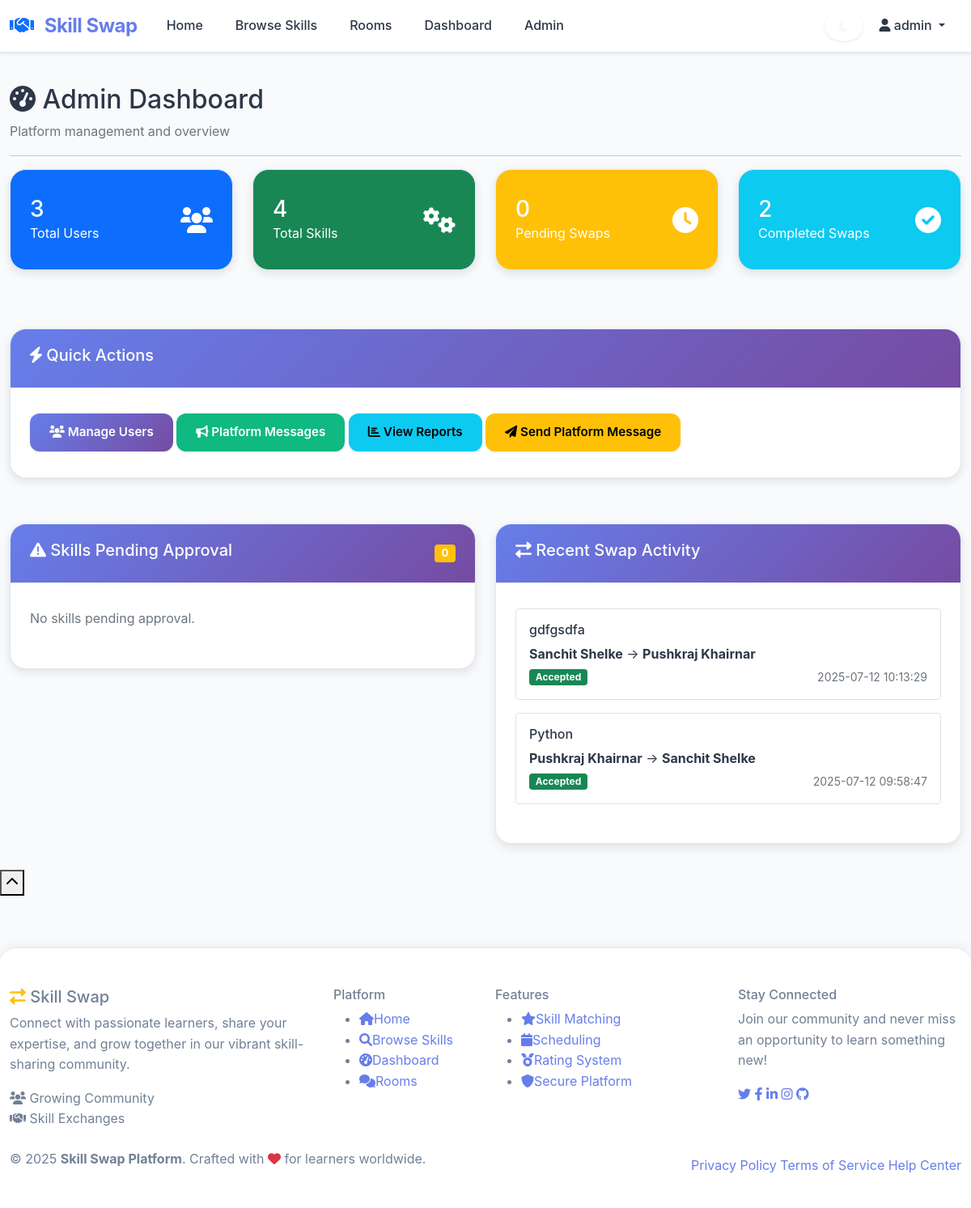
The page /admin (signed in) on the database its author committed.
### tables this page shows
CREATE TABLE swap_requests (
            id INTEGER PRIMARY KEY AUTOINCREMENT,
            requester_id INTEGER,
            provider_id INTEGER,
            offered_skill_id INTEGER,
            wanted_skill TEXT,
            message TEXT,
            status TEXT DEFAULT 'pending',
            created_at TIMESTAMP DEFAULT CURRENT_TIMESTAMP,
            updated_at TIMESTAMP DEFAULT CURRENT_TIMESTAMP,
            FOREIGN KEY (requester_id) REFERENCES users (id),
            FOREIGN KEY (provider_id) REFERENCES users (id),
            FOREIGN KEY (offered_skill_id) REFERENCES skills_offered (id)
        );

CREATE TABLE skills_offered (
            id INTEGER PRIMARY KEY AUTOINCREMENT,
            user_id INTEGER,
            skill_name TEXT NOT NULL,
            description TEXT,
            is_approved INTEGER DEFAULT 1,
            created_at TIMESTAMP DEFAULT CURRENT_TIMESTAMP,
            FOREIGN KEY (user_id) REFERENCES users (id)
        );

CREATE TABLE users (
            id INTEGER PRIMARY KEY AUTOINCREMENT,
            username TEXT UNIQUE NOT NULL,
            email TEXT UNIQUE NOT NULL,
            password_hash TEXT NOT NULL,
            name TEXT NOT NULL,
            location TEXT,
            profile_photo TEXT,
            is_public INTEGER DEFAULT 1,
            availability TEXT,
            is_admin INTEGER DEFAULT 0,
            is_banned INTEGER DEFAULT 0,
            created_at TIMESTAMP DEFAULT CURRENT_TIMESTAMP
        );

### app.py (the view)
@app.route('/admin')
def admin_dashboard():
    if 'user_id' not in session or not session.get('is_admin'):
        flash('Access denied!')
        return redirect(url_for('login'))
    conn = get_db_connection()
    stats = {
        'total_users': conn.execute('SELECT COUNT(*) as count FROM users WHERE is_admin = 0').fetchone()['count'],
        'total_skills': conn.execute('SELECT COUNT(*) as count FROM skills_offered').fetchone()['count'],
        'pending_swaps': conn.execute('SELECT COUNT(*) as count FROM swap_requests WHERE status = "pending"').fetchone()['count'],
        'completed_swaps': conn.execute('SELECT COUNT(*) as count FROM swap_requests WHERE status = "accepted"').fetchone()['count']
    }
    unapproved_skills = conn.execute('''
        SELECT so.*, u.name, u.username
        FROM skills_offered so
        JOIN users u ON so.user_id = u.id
        WHERE so.is_approved = 0
        ORDER BY so.created_at DESC
    ''').fetchall()
    recent_swaps = conn.execute('''
        SELECT sr.*, u1.name as requester_name, u2.name as provider_name, so.skill_name
        FROM swap_requests sr
        JOIN users u1 ON sr.requester_id = u1.id
        JOIN users u2 ON sr.provider_id = u2.id
        JOIN skills_offered so ON sr.offered_skill_id = so.id
        ORDER BY sr.created_at DESC
        LIMIT 10
    ''').fetchall()
    conn.close()
    return render_template('admin_dashboard.html', stats=stats,
                         unapproved_skills=unapproved_skills, recent_swaps=recent_swaps)

### app.py (called while the page is built)
def get_db_connection():
    conn = sqlite3.connect('skillswap.db')
    conn.row_factory = sqlite3.Row
    return conn

### templates/admin_dashboard.html (shortened to what this page needs)
{% extends "base.html" %}
{% block content %}
<div class="row">
    <div class="col-md-12">
        <h2><i class="fas fa-tachometer-alt"></i> Admin Dashboard</h2>
        <p class="text-muted">Platform management and overview</p>
        <hr>
    </div>
</div>
<div class="row mb-4">
    <div class="col-lg-3 col-md-6 mb-3">
        <div class="card bg-primary text-white">
            <div class="card-body">
                <div class="d-flex justify-content-between align-items-center">
                    <div>
                        <h3 class="mb-0">{{ stats.total_users }}</h3>
                        <p class="mb-0">Total Users</p>
                    </div>
                    <i class="fas fa-users fa-2x"></i>
                </div>
            </div>
        </div>
    </div>
    <div class="col-lg-3 col-md-6 mb-3">
        <div class="card bg-success text-white">
            <div class="card-body">
                <div class="d-flex justify-content-between align-items-center">
                    <div>
                        <h3 class="mb-0">{{ stats.total_skills }}</h3>
                        <p class="mb-0">Total Skills</p>
                    </div>
                    <i class="fas fa-cogs fa-2x"></i>
                </div>
            </div>
        </div>
    </div>
    <div class="col-lg-3 col-md-6 mb-3">
        <div class="card bg-warning text-white">
            <div class="card-body">
                <div class="d-flex justify-content-between align-items-center">
                    <div>
                        <h3 class="mb-0">{{ stats.pending_swaps }}</h3>
                        <p class="mb-0">Pending Swaps</p>
                    </div>
                    <i class="fas fa-clock fa-2x"></i>
                </div>
            </div>
        </div>
    </div>
    <div class="col-lg-3 col-md-6 mb-3">
        <div class="card bg-info text-white">
            <div class="card-body">
                <div class="d-flex justify-content-between align-items-center">
                    <div>
                        <h3 class="mb-0">{{ stats.completed_swaps }}</h3>
                        <p class="mb-0">Completed Swaps</p>
                    </div>
                    <i class="fas fa-check-circle fa-2x"></i>
                </div>
            </div>
        </div>
    </div>
</div>
<div class="row mb-4">
    <div class="col-md-12">
        <div class="card">
            <div class="card-header">
                <h5><i class="fas fa-bolt"></i> Quick Actions</h5>
            </div>
            <div class="card-body">
                <div class="d-grid gap-2 d-md-block">
                    <a href="{{ url_for('admin_users') }}" class="btn btn-primary">
                        <i class="fas fa-users"></i> Manage Users
                    </a>
                    <a href="{{ url_for('admin_messages') }}" class="btn btn-success">
                        <i class="fas fa-bullhorn"></i> Platform Messages
                    </a>
                    <a href="{{ url_for('admin_reports') }}" class="btn btn-info">
                        <i class="fas fa-chart-bar"></i> View Reports
                    </a>
                    <button class="btn btn-warning" data-bs-toggle="modal" data-bs-target="#sendMessageModal">
                        <i class="fas fa-paper-plane"></i> Send Platform Message
                    </button>
                </div>
            </div>
        </div>
    </div>
</div>
<div class="row">
    <div class="col-lg-6">
        <div class="card">
            <div class="card-header d-flex justify-content-between align-items-center">
                <h5><i class="fas fa-exclamation-triangle"></i> Skills Pending Approval</h5>
                <span class="badge bg-warning">{{ unapproved_skills|length }}</span>
            </div>
            <div class="card-body">
                {% if unapproved_skills %}
                    {% for skill in unapproved_skills %}
                        <div class="skill-item mb-3 p-3 border rounded">
                            <h6>{{ skill.skill_name }}</h6>
                            <p class="mb-2 text-muted">{{ skill.description or 'No description' }}</p>
                            <small class="text-muted d-block mb-2">
                                <i class="fas fa-user"></i> {{ skill.name }} (@{{ skill.username }})
                            </small>
                            <div class="btn-group btn-group-sm">
                                <a href="{{ url_for('admin_approve_skill', skill_id=skill.id, action='approve') }}"
                                   class="btn btn-success">
                                    <i class="fas fa-check"></i> Approve
                                </a>
                                <a href="{{ url_for('admin_approve_skill', skill_id=skill.id, action='reject') }}"
                                   class="btn btn-danger"
                                   onclick="return confirm('Are you sure you want to reject this skill?')">
                                    <i class="fas fa-times"></i> Reject
                                </a>
                            </div>
                        </div>
                    {% endfor %}
                {% else %}
                    <p class="text-muted">No skills pending approval.</p>
                {% endif %}
            </div>
        </div>
    </div>
    <div class="col-lg-6">
        <div class="card">
            <div class="card-header">
                <h5><i class="fas fa-exchange-alt"></i> Recent Swap Activity</h5>
            </div>
            <div class="card-body">
                {% if recent_swaps %}
                    {% for swap in recent_swaps %}
                        <div class="swap-item mb-3 p-3 border rounded">
                            <h6>{{ swap.skill_name }}</h6>
                            <p class="mb-1">
                                <strong>{{ swap.requester_name }}</strong> → <strong>{{ swap.provider_name }}</strong>
                            </p>
                            <div class="d-flex justify-content-between align-items-center">
                                <span class="badge bg-{{ 'warning' if swap.status == 'pending' else 'success' if swap.status == 'accepted' else 'danger' }}">
                                    {{ swap.status.title() }}
                                </span>
                                <small class="text-muted">{{ swap.created_at }}</small>
                            </div>
                        </div>
                    {% endfor %}
                {% else %}
                    <p class="text-muted">No recent swap activity.</p>
                {% endif %}
            </div>
        </div>
    </div>
</div>
{% endblock %}

### static/css/style.css (style rules this page uses)
:root { --primary: #667eea; --primary-dark: #5a67d8; --primary-light: #a5b4fc; --secondary: #764ba2; --accent: #ffd89b; --success: #10b981; --danger: #ef4444; --warning: #f59e0b; --bg-light: #f8fafc; --bg-white: #ffffff; --bg-dark: #1a1a2e; --text-main: #2d3748; --text-muted: #718096; --text-light: #a0aec0; --border-light: #e2e8f0; --shadow-sm: 0 1px 3px rgba(0, 0, 0, 0.1); --shadow-md: 0 4px 12px rgba(0, 0, 0, 0.1); --shadow-lg: 0 10px 25px rgba(0, 0, 0, 0.15); --radius-sm: 8px; --radius-md: 12px; --radius-lg: 20px; }
body { font-family: 'Inter', 'Segoe UI', -apple-system, BlinkMacSystemFont, sans-serif; background: var(--bg-light); color: var(--text-main); min-height: 100vh; padding-top: 80px; font-size: 1rem; line-height: 1.6; -webkit-font-smoothing: antialiased; -moz-osx-font-smoothing: grayscale; }
.card { border: 1px solid var(--border-light); border-radius: var(--radius-lg); box-shadow: var(--shadow-md); background: var(--bg-white); margin-bottom: 2rem; transition: all 0.3s ease; overflow: hidden; }
.card-header { background: linear-gradient(135deg, var(--primary) 0%, var(--secondary) 100%); color: white; font-weight: 600; border-bottom: none; border-radius: var(--radius-lg) var(--radius-lg) 0 0; font-size: 1.1rem; padding: 1.25rem 1.5rem; }
.card-body { padding: 2rem 1.5rem; }
.btn { border-radius: var(--radius-md); font-weight: 600; padding: 0.75rem 1.5rem; font-size: 0.95rem; transition: all 0.3s ease; box-shadow: var(--shadow-sm); border: none; position: relative; overflow: hidden; }
.btn::before { content: ''; position: absolute; top: 0; left: -100%; width: 100%; height: 100%; background: linear-gradient(90deg, transparent, rgba(255, 255, 255, 0.2), transparent); transition: left 0.5s; }
.btn-primary { background: linear-gradient(135deg, var(--primary) 0%, var(--secondary) 100%); color: white; }
.btn-success { background: var(--success); color: white; }

### rows shown on the page
swap_requests: skill_name "gdfgsdfa", requester_name "Sanchit Shelke", provider_name "Pushkraj Khairnar", status "Accepted", created_at "2025-07-12 10:13:29"
swap_requests: skill_name "Python", requester_name "Pushkraj Khairnar", provider_name "Sanchit Shelke", status "Accepted", created_at "2025-07-12 09:58:47"

### other values the page prints
{{ session.username }} "admin"
{{ stats.total_users }} "3"
{{ stats.total_skills }} "4"
{{ stats.pending_swaps }} "0"
{{ stats.completed_swaps }} "2"
{{ unapproved_skills|length }} "0"
